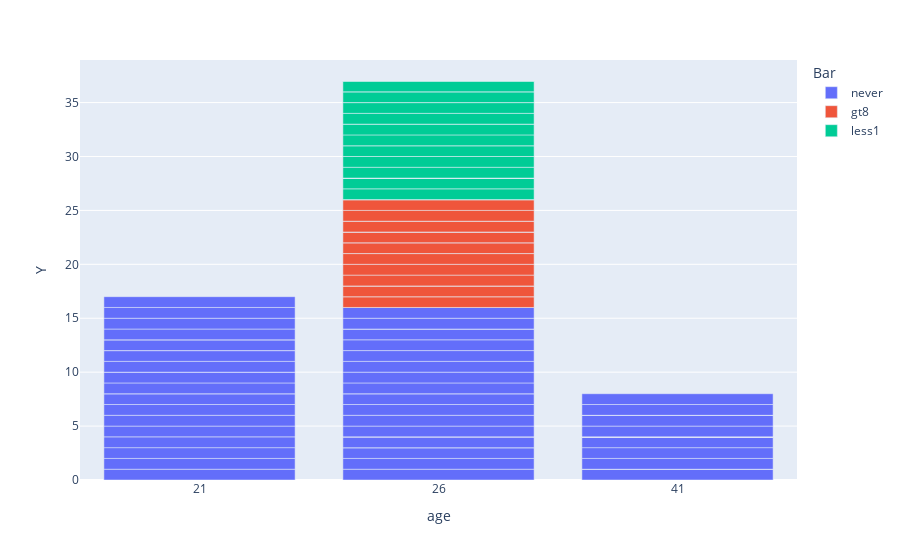

The code cell stored with this chart in its notebook:
### Code cell
#Compare Ages using Bar Plot
px.bar(SortAge, x='age', y='Y', color='Bar')

### Figure 1 — Plotly figure (JSON) as saved in the notebook; plotly's stock layout.template omitted (floating-point values rounded to 4 significant figures)
{"data": [{"alignmentgroup": "True", "hovertemplate": "Bar=never<br>age=%{x}<br>Y=%{y}<extra></extra>", "legendgroup": "never", "marker": {"color": "#636efa", "pattern": {"shape": ""}}, "name": "never", "offsetgroup": "never", "orientation": "v", "showlegend": true, "textposition": "auto", "type": "bar", "x": ["21", "21", "21", "21", "21", "21", "21", "21", "21", "21", "21", "21", "21", "21", "21", "21", "21", "21", "21", "21", "21", "26", "26", "26", "26", "26", "26", "26", "26", "26", "26", "26", "26", "26", "26", "26", "26", "26", "26", "26", "26", "26", "26", "41", "41", "41", "41", "41", "41", "41", "41", "41", "41", "41", "41", "41", "41", "41", "41", "41", "41", "41", "41", "41"], "xaxis": "x", "y": [1, 1, 1, 1, 1, 1, 1, 1, 0, 1, 1, 0, 1, 1, 0, 1, 0, 1, 1, 1, 1, 1, 1, 1, 0, 0, 1, 0, 0, 1, 1, 1, 1, 0, 1, 1, 1, 1, 1, 1, 0, 1, 1, 0, 0, 1, 0, 0, 1, 1, 1, 0, 0, 0, 0, 0, 0, 1, 1, 0, 0, 0, 1, 1], "yaxis": "y"}, {"alignmentgroup": "True", "hovertemplate": "Bar=gt8<br>age=%{x}<br>Y=%{y}<extra></extra>", "legendgroup": "gt8", "marker": {"color": "#EF553B", "pattern": {"shape": ""}}, "name": "gt8", "offsetgroup": "gt8", "orientation": "v", "showlegend": true, "textposition": "auto", "type": "bar", "x": ["26", "26", "26", "26", "26", "26", "26", "26", "26", "26", "26", "26", "26", "26", "26", "26", "26", "26", "26", "26", "26", "26"], "xaxis": "x", "y": [0, 1, 0, 1, 0, 0, 1, 1, 1, 0, 1, 0, 1, 0, 0, 1, 0, 1, 1, 0, 0, 0], "yaxis": "y"}, {"alignmentgroup": "True", "hovertemplate": "Bar=less1<br>age=%{x}<br>Y=%{y}<extra></extra>", "legendgroup": "less1", "marker": {"color": "#00cc96", "pattern": {"shape": ""}}, "name": "less1", "offsetgroup": "less1", "orientation": "v", "showlegend": true, "textposition": "auto", "type": "bar", "x": ["26", "26", "26", "26", "26", "26", "26", "26", "26", "26", "26", "26", "26", "26", "26", "26", "26", "26", "26", "26", "26", "26"], "xaxis": "x", "y": [1, 1, 0, 0, 0, 1, 1, 0, 0, 1, 0, 1, 1, 0, 1, 1, 0, 1, 0, 1, 0, 0], "yaxis": "y"}], "layout": {"barmode": "relative", "legend": {"title": {"text": "Bar"}, "tracegroupgap": 0}, "margin": {"t": 60}, "xaxis": {"anchor": "y", "domain": [0, 1], "title": {"text": "age"}}, "yaxis": {"anchor": "x", "domain": [0, 1], "title": {"text": "Y"}}}}
